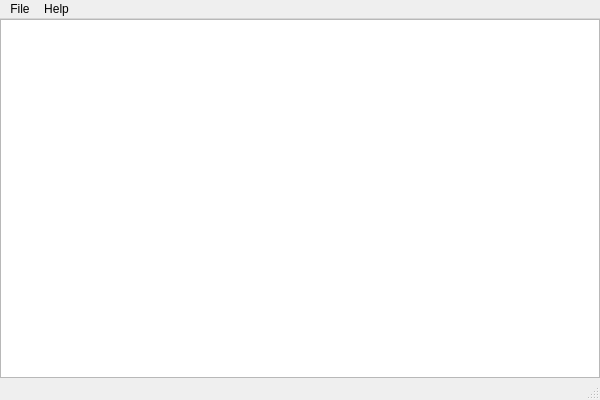
<?xml version="1.0" encoding="UTF-8"?>
<ui version="4.0">
 <class>MainWindow</class>
 <widget class="QMainWindow" name="MainWindow">
  <property name="windowModality">
   <enum>Qt::WindowModal</enum>
  </property>
  <property name="geometry">
   <rect>
    <x>0</x>
    <y>0</y>
    <width>600</width>
    <height>400</height>
   </rect>
  </property>
  <property name="windowTitle">
   <string>MainWindow</string>
  </property>
  <widget class="QWidget" name="centralWidget">
   <layout class="QVBoxLayout" name="verticalLayout">
    <property name="spacing">
     <number>0</number>
    </property>
    <property name="margin">
     <number>0</number>
    </property>
    <item>
     <widget class="QTextEdit" name="textEdit"/>
    </item>
   </layout>
  </widget>
  <widget class="QMenuBar" name="menuBar">
   <property name="geometry">
    <rect>
     <x>0</x>
     <y>0</y>
     <width>600</width>
     <height>18</height>
    </rect>
   </property>
   <widget class="QMenu" name="menuFile">
    <property name="title">
     <string>File</string>
    </property>
    <addaction name="actionOpen"/>
    <addaction name="actionGo_to_line"/>
    <addaction name="actionQuit"/>
   </widget>
   <widget class="QMenu" name="menuHelp">
    <property name="title">
     <string>Help</string>
    </property>
    <addaction name="actionAbout"/>
   </widget>
   <addaction name="menuFile"/>
   <addaction name="menuHelp"/>
  </widget>
  <widget class="QStatusBar" name="statusBar"/>
  <action name="actionOpen">
   <property name="text">
    <string>Open</string>
   </property>
   <property name="shortcut">
    <string>Ctrl+O</string>
   </property>
  </action>
  <action name="actionQuit">
   <property name="text">
    <string>Quit</string>
   </property>
   <property name="shortcut">
    <string>Ctrl+Q</string>
   </property>
  </action>
  <action name="actionAbout">
   <property name="text">
    <string>About</string>
   </property>
  </action>
  <action name="actionGo_to_line">
   <property name="text">
    <string>Go to line...</string>
   </property>
   <property name="shortcut">
    <string>Ctrl+L</string>
   </property>
  </action>
 </widget>
 <layoutdefault spacing="6" margin="11"/>
 <resources/>
 <connections/>
</ui>
